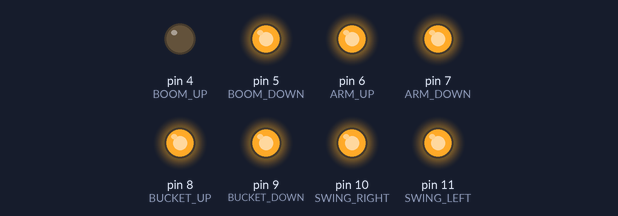
The sketch below on a simulated Arduino Uno, built with avr-gcc and run on an emulated ATmega328P. On the bench: output pins drawn as LEDs (lit = HIGH).

Above: at 1.2 s.
At 2.2 s:
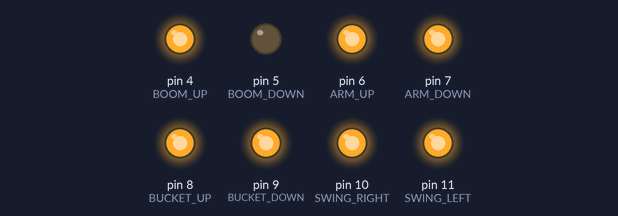
At 3.2 s:
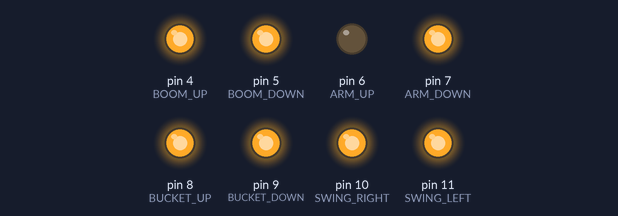
At 6.2 s:
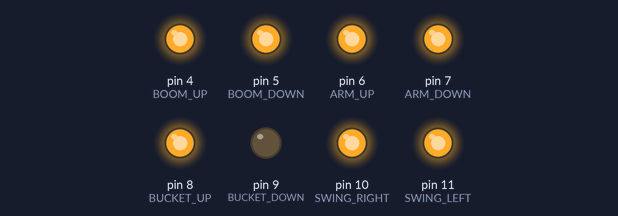
At 8.2 s:
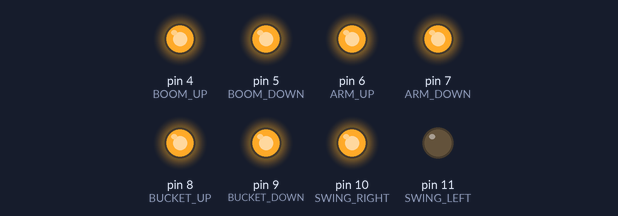
At 10.7 s:
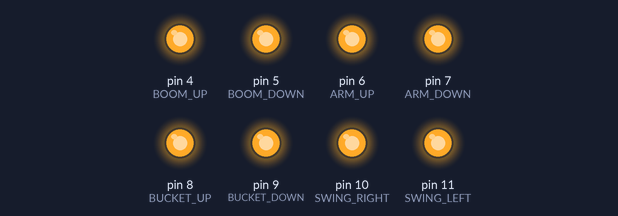
Timing chart, 0 to 11.4 s (numbered marks = the images above):
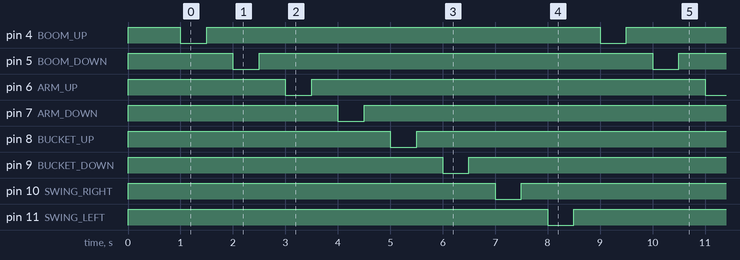

The sketch:

switch_test.ino
```cpp
#define BOOM_UP 4
#define BOOM_DOWN 5
#define ARM_UP 6
#define ARM_DOWN 7
#define BUCKET_UP 8
#define BUCKET_DOWN 9
#define SWING_RIGHT 10
#define SWING_LEFT 11

void setup() {
    pinMode(BOOM_UP, OUTPUT);
    pinMode(BOOM_DOWN, OUTPUT);
    pinMode(ARM_UP, OUTPUT);
    pinMode(ARM_DOWN, OUTPUT);
    pinMode(BUCKET_UP, OUTPUT);
    pinMode(BUCKET_DOWN, OUTPUT);
    pinMode(SWING_RIGHT, OUTPUT);
    pinMode(SWING_LEFT, OUTPUT);
    digitalWrite(BOOM_UP, HIGH);
    digitalWrite(BOOM_DOWN, HIGH);
    digitalWrite(ARM_UP, HIGH);
    digitalWrite(ARM_DOWN, HIGH);
    digitalWrite(BUCKET_UP, HIGH);
    digitalWrite(BUCKET_DOWN, HIGH);
    digitalWrite(SWING_RIGHT, HIGH);
    digitalWrite(SWING_LEFT, HIGH);
    delay(1000);
}

void loop() {
    digitalWrite(BOOM_UP, LOW);
    delay(500);
    digitalWrite(BOOM_UP, HIGH);
    delay(500);
    digitalWrite(BOOM_DOWN, LOW);
    delay(500);
    digitalWrite(BOOM_DOWN, HIGH);
    delay(500);
    digitalWrite(ARM_UP, LOW);
    delay(500);
    digitalWrite(ARM_UP, HIGH);
    delay(500);
    digitalWrite(ARM_DOWN, LOW);
    delay(500);
    digitalWrite(ARM_DOWN, HIGH);
    delay(500);
    digitalWrite(BUCKET_UP, LOW);
    delay(500);
    digitalWrite(BUCKET_UP, HIGH);
    delay(500);
    digitalWrite(BUCKET_DOWN, LOW);
    delay(500);
    digitalWrite(BUCKET_DOWN, HIGH);
    delay(500);
    digitalWrite(SWING_RIGHT, LOW);
    delay(500);
    digitalWrite(SWING_RIGHT, HIGH);
    delay(500);
    digitalWrite(SWING_LEFT, LOW);
    delay(500);
    digitalWrite(SWING_LEFT, HIGH);
    delay(500);
}
```

Measured:
- by itself, pin 4 (BOOM_UP), pin 5 (BOOM_DOWN), pin 6 (ARM_UP), pin 7 (ARM_DOWN), pin 8 (BUCKET_UP), pin 9 (BUCKET_DOWN), pin 10 (SWING_RIGHT), pin 11 (SWING_LEFT): alternates HIGH for 7.5 s and LOW for 0.50 s
- by itself, everything shown: repeats every 8.0 s, in 16 steps
